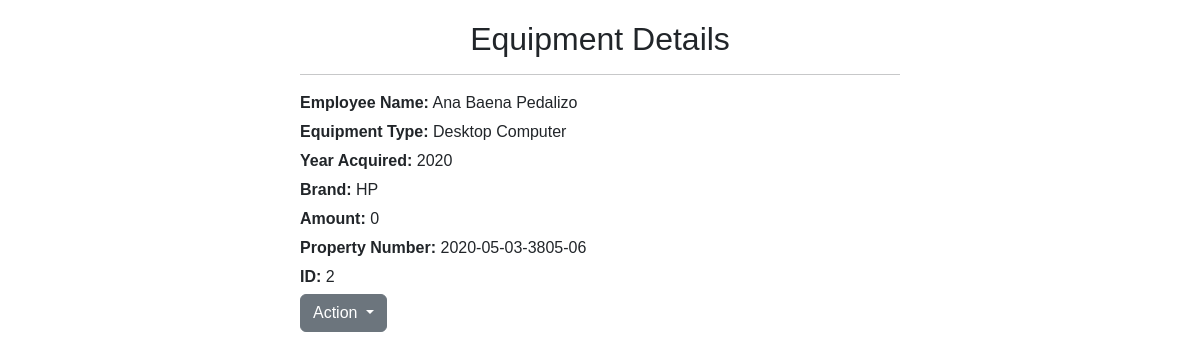
The app's page /details.php?id=2 with its own data.
### tables this page shows
CREATE TABLE `inv_inventory` (
  `id` int(11) NOT NULL,
  `employeeName` text NOT NULL,
  `equipmentType` text NOT NULL,
  `computer_specs` text DEFAULT NULL,
  `yearAcquired` text NOT NULL,
  `shelfLife` text NOT NULL,
  `brand` text NOT NULL,
  `specifications` longtext NOT NULL,
  `rangeCategory` text NOT NULL,
  `softwareInstalled` text NOT NULL,
  `licensingModel` text NOT NULL,
  `softwareInstalled_2` text NOT NULL,
  `licensingModel_2` text NOT NULL,
  `serialNumber` longtext NOT NULL,
  `propertyNumber` text NOT NULL,
  `accountablePerson` text NOT NULL,
  `sex` text NOT NULL,
  `officeDivision` text NOT NULL,
  `statusOfEmployment` text NOT NULL,
  `actualUser` text NOT NULL,
  `actualUserSex` text NOT NULL,
  `actualUserStatusOfEmployment` text NOT NULL,
  `natureOfWork` text NOT NULL,
  `remarks` longtext NOT NULL,
  `office` text NOT NULL,
  `amount` int(11) NOT NULL,
  `depreciation_value` int(11) NOT NULL,
  `mark_as_done` text NOT NULL,
  `created_at` timestamp NOT NULL DEFAULT current_timestamp(),
  `updated_at` timestamp NULL DEFAULT current_timestamp() ON UPDATE current_timestamp()
);

### details.php (the view, shortened to what this page needs)
<?php
require_once 'connect.php';
$id = intval($_GET['id']);
$query = "SELECT
            employeeName,
            equipmentType,
            yearAcquired,
            brand,
            amount,
            propertyNumber,
            id
          FROM inv_inventory
          WHERE id = ?";
$stmt = $conn->prepare($query);
$stmt->bind_param('i', $id);
$stmt->execute();
$result = $stmt->get_result();
$row = $result->fetch_assoc();
?>
<!DOCTYPE html>
<html lang="en">
<head>
    <link rel="stylesheet" href="https://cdn.jsdelivr.net/npm/bootstrap@5.3.2/dist/css/bootstrap.min.css">
</head>
<body>
<div class="details-container">
    <h2>Equipment Details</h2>
    <hr>
    <div class="detail-row">
        <span class="detail-label">Employee Name:</span>
        <span><?php echo htmlspecialchars($row['employeeName']); ?></span>
    </div>
    <div class="detail-row">
        <span class="detail-label">Equipment Type:</span>
        <span><?php echo htmlspecialchars($row['equipmentType']); ?></span>
    </div>
    <div class="detail-row">
        <span class="detail-label">Year Acquired:</span>
        <span><?php echo htmlspecialchars($row['yearAcquired']); ?></span>
    </div>
    <div class="detail-row">
        <span class="detail-label">Brand:</span>
        <span><?php echo htmlspecialchars($row['brand']); ?></span>
    </div>
    <div class="detail-row">
        <span class="detail-label">Amount:</span>
        <span><?php echo htmlspecialchars($row['amount']); ?></span>
    </div>
    <div class="detail-row">
        <span class="detail-label">Property Number:</span>
        <span><?php echo htmlspecialchars($row['propertyNumber']); ?></span>
    </div>
    <div class="detail-row">
        <span class="detail-label">ID:</span>
        <span><?php echo htmlspecialchars($row['id']); ?></span>
    </div>
    <div class="dropdown">
	<button class="btn btn-secondary dropdown-toggle" type="button" id="dropdownMenuButton" data-bs-toggle="dropdown" aria-expanded="false">
		Action
	</button>
</div>
</div>
</body>
</html>

### details.php (style rules this page uses)
body { font-family: Arial, sans-serif; margin: 20px; }
.details-container { max-width: 600px; margin: 0 auto; }
.details-container h2 { text-align: center; }
.detail-row { margin: 5px 0; }
.detail-label { font-weight: bold; }

### records on screen
inv_inventory: employeeName "Ana Baena Pedalizo", equipmentType "Desktop Computer", yearAcquired "2020", brand "HP", amount "0", propertyNumber "2020-05-03-3805-06", id "2"
